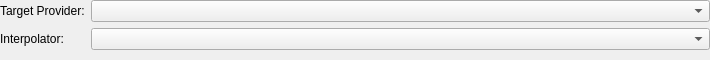
<?xml version="1.0" encoding="UTF-8"?>
<ui version="4.0">
 <class>ViNeuralTargetProviderWidget</class>
 <widget class="QWidget" name="ViNeuralTargetProviderWidget">
  <property name="geometry">
   <rect>
    <x>0</x>
    <y>0</y>
    <width>710</width>
    <height>60</height>
   </rect>
  </property>
  <property name="sizePolicy">
   <sizepolicy hsizetype="Preferred" vsizetype="Preferred">
    <horstretch>0</horstretch>
    <verstretch>0</verstretch>
   </sizepolicy>
  </property>
  <property name="minimumSize">
   <size>
    <width>0</width>
    <height>0</height>
   </size>
  </property>
  <property name="maximumSize">
   <size>
    <width>16777215</width>
    <height>16777215</height>
   </size>
  </property>
  <property name="windowTitle">
   <string>Form</string>
  </property>
  <property name="styleSheet">
   <string/>
  </property>
  <layout class="QFormLayout" name="formLayout">
   <property name="leftMargin">
    <number>0</number>
   </property>
   <property name="topMargin">
    <number>0</number>
   </property>
   <property name="rightMargin">
    <number>0</number>
   </property>
   <property name="bottomMargin">
    <number>0</number>
   </property>
   <item row="0" column="0">
    <widget class="QLabel" name="label_7">
     <property name="minimumSize">
      <size>
       <width>0</width>
       <height>0</height>
      </size>
     </property>
     <property name="maximumSize">
      <size>
       <width>16777215</width>
       <height>16777215</height>
      </size>
     </property>
     <property name="text">
      <string>Target Provider:</string>
     </property>
    </widget>
   </item>
   <item row="0" column="1">
    <widget class="QComboBox" name="providerComboBox"/>
   </item>
   <item row="1" column="0">
    <widget class="QLabel" name="interpolatorLabel">
     <property name="text">
      <string>Interpolator:</string>
     </property>
    </widget>
   </item>
   <item row="1" column="1">
    <widget class="QComboBox" name="interpolatorComboBox"/>
   </item>
  </layout>
 </widget>
 <resources/>
 <connections/>
</ui>
